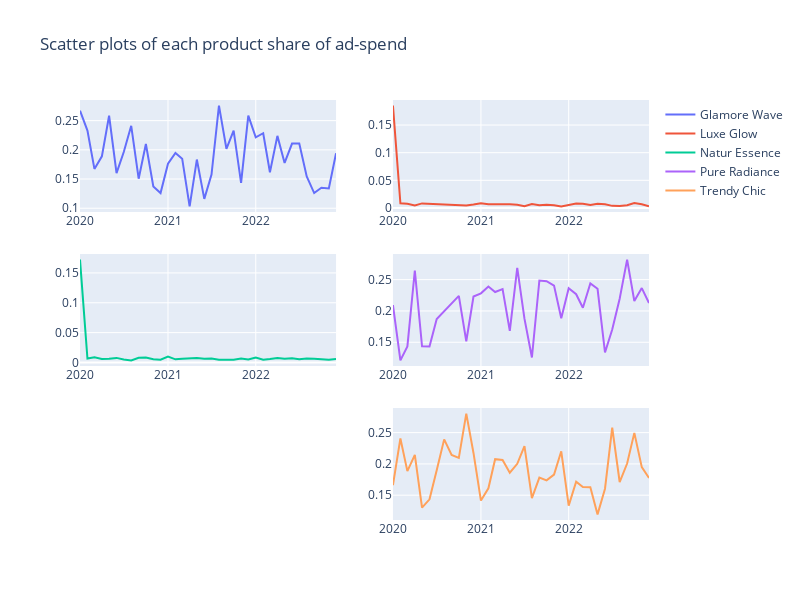

The cell this chart's notebook holds for it:
### Code cell
fig = make_subplots(rows=3, cols=2)

fig.add_trace(
    go.Scatter(x=prod_ad_spend['Date'], y=prod_ad_spend['GlamourWave Media Budget %'], name='Glamore Wave'),
    row=1, col=1
)

fig.add_trace(
    go.Scatter(x=prod_ad_spend['Date'], y=prod_ad_spend['LuxeGlow Media Budget %'], name='Luxe Glow'),
    row=1, col=2
)

fig.add_trace(
    go.Scatter(x=prod_ad_spend['Date'], y=prod_ad_spend['NaturEssence Media Budget %'], name='Natur Essence'),
    row=2, col=1
)

fig.add_trace(
    go.Scatter(x=prod_ad_spend['Date'], y=prod_ad_spend['PureRadiance Media Budget %'], name='Pure Radiance'),
    row=2, col=2
)

fig.add_trace(
    go.Scatter(x=prod_ad_spend['Date'], y=prod_ad_spend['TrendyChic Media Budget %'], name='Trendy Chic'),
    row=3, col=2
)

fig.update_layout(height=600, width=800, title_text="Scatter plots of each product share of ad-spend")
fig.show()
